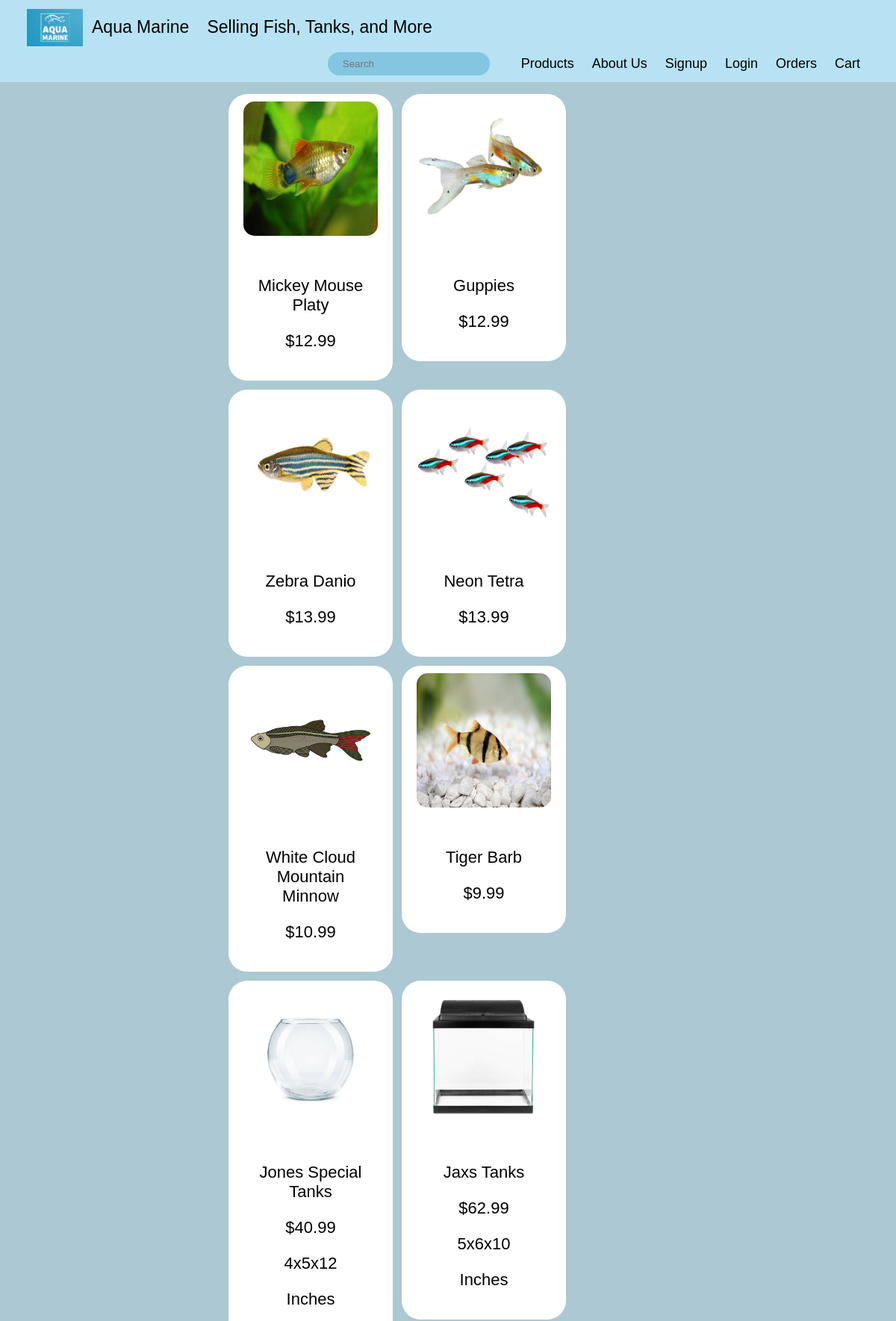
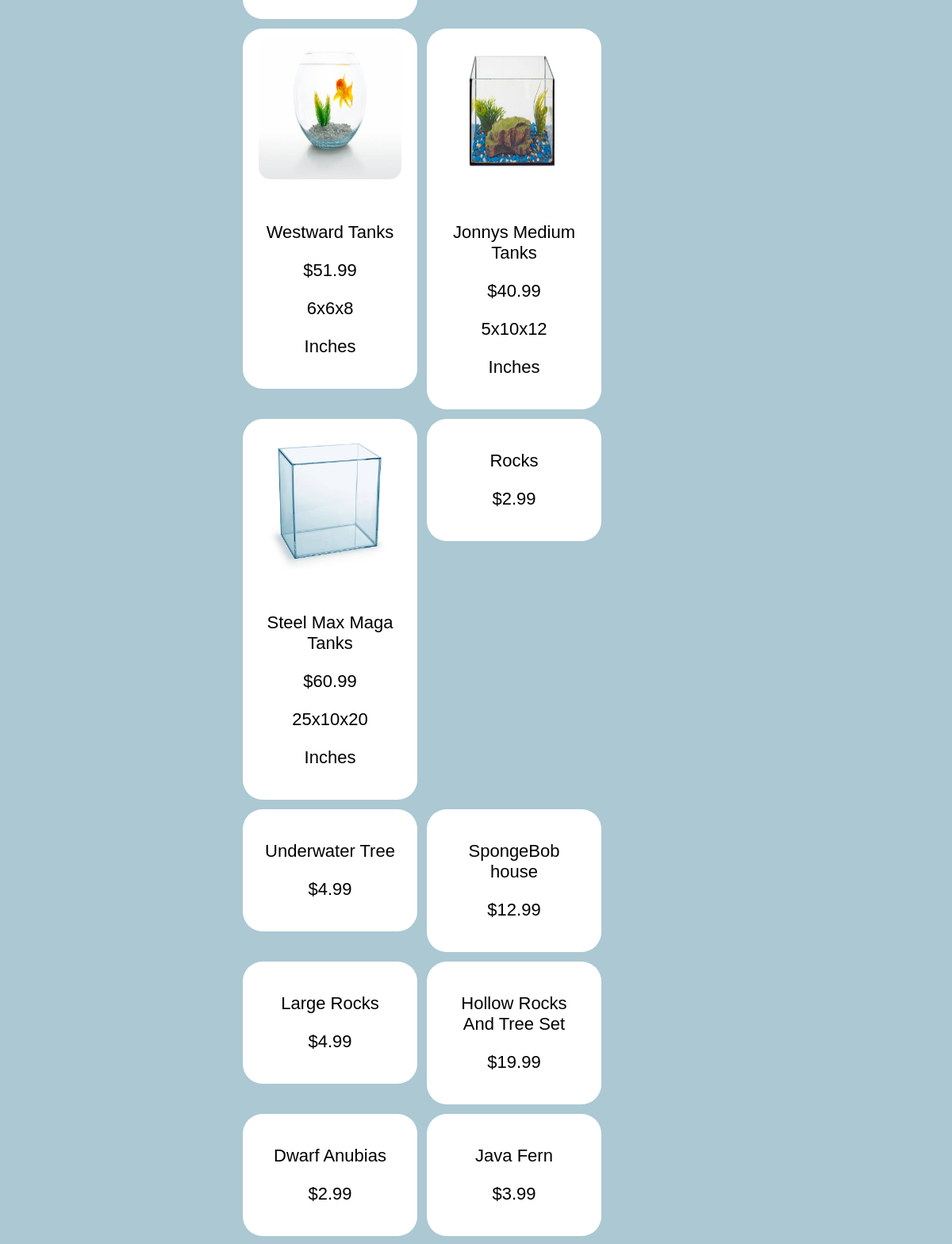
Screenshot of /Capstone/products.php (upper part) with the database file from the repository (2 pictures, top to bottom).
### tables this page shows
CREATE TABLE `fishs` (
  `Fishs_id` int NOT NULL,
  `Name` varchar(45) DEFAULT NULL,
  `Cost` float DEFAULT NULL,
  `Fish_comment_id` int DEFAULT NULL
);

CREATE TABLE `tanks` (
  `Tanks_id` int NOT NULL,
  `Name` varchar(45) DEFAULT NULL,
  `Length` int DEFAULT NULL,
  `Width` int DEFAULT NULL,
  `Height` int DEFAULT NULL,
  `Measurement` varchar(45) NOT NULL,
  `Cost` float DEFAULT NULL,
  `Tanks_comment_id` int DEFAULT NULL
);

CREATE TABLE `decorations` (
  `Decorations_Id` int NOT NULL,
  `Name` varchar(45) DEFAULT NULL,
  `Cost` float DEFAULT NULL
);

CREATE TABLE `plants` (
  `Plants_id` int NOT NULL,
  `Name` varchar(45) DEFAULT NULL,
  `Cost` float DEFAULT NULL,
  `Plants_comment_id` int DEFAULT NULL
);

### Capstone/products.php (the view, shortened to what this page needs)
<!DOCTYPE html>
<html lang="en">
<head>
    <link rel="stylesheet" type="text/css" href="style.css"/>
    <?php
        $conn = new mysqli(DB_SERVER, DB_USERNAME, DB_PASSWORD, DB_NAME);
    ?>
</head>
<header>
        <div class="header">
            <a href="index.php" class="logo"><img src="./graphic/Logo.png" alt="Logo"></a>
            <div class="header-text">
                <a>Aqua Marine</a>
                <a>Selling Fish, Tanks, and More</a>
            </div>
            <div class="header-right">
                <form action="search.php">
                    <input type="text" placeholder="Search" name="search">
                </form>
                <a href="products.php">Products</a>
                <a href="aboutus.html">About Us</a>
                <a href="signup.php">Signup</a>
                <a href="login.php">Login</a>
                <a href="orders.php">Orders</a>
                <a href="cart.php">Cart</a>
            </div>
        </div>
</header>
    <body>
        <div class="product-list">
            <?php
                $sql = "SELECT * FROM fishs";
                $result = $conn->query($sql);
                while($row = $result->fetch_assoc()) {
                    echo "<a href='" . $row['Name'] . ".html' class='product-link'><div class='product'>
                        <img src='./graphic/fish/" . $row['Name'] . ".jpg' alt='fish' class='product-img'/>
                        <div class='product-text'>
                        <p>" . $row['Name'] . "</p>
                        <p>$" . $row['Cost'] . "</p>
                        </div></div></a>";
                }
                $sql = "SELECT * FROM tanks";
                $result = $conn->query($sql);
                while($row = $result->fetch_assoc()) {
                    echo "<a href='" . $row['Name'] . ".html' class='product-link'><div class='product'>
                        <img src='./graphic/tanks/" . $row['Name'] . ".jpg' alt='tank' class='product-img'/>
                        <div class='product-text'>
                        <p>" . $row['Name'] . "</p>
                        <p>$" . $row['Cost'] . "</p>
                        <p>" . $row['Length'] . 'x' . $row['Width'] . 'x' . $row['Height'] . "</p>
                        <p>" . $row['Measurement'] . "</p>
                        </div></div></a>";
                }
                $sql = "SELECT * FROM decorations";
                $result = $conn->query($sql);
                while($row = $result->fetch_assoc()) {
                    echo "<a href='" . $row['Name'] . ".html' class='product-link'><div class='product'>
                        <div class='product-text'>
                        <p>" . $row['Name'] . "</p>
                        <p>$" . $row['Cost'] . "</p>
                        </div></div></a>";
                }
                $sql = "SELECT * FROM plants";
                $result = $conn->query($sql);
                while($row = $result->fetch_assoc()) {
                    echo "<a href='" . $row['Name'] . ".html' class='product-link'><div class='product'>
                        <div class='product-text'>
                        <p>" . $row['Name'] . "</p>
                        <p>$" . $row['Cost'] . "</p>
                        </div></div></a>";
                }
            ?>
        </div>
    </body>
</html>

### Capstone/style.css (style rules this page uses)
* { box-sizing: border-box; }
body { margin: 0; background-color: rgb(171, 200, 211); }
.product-text { padding: 18px; text-align: center; color: black; text-decoration: none; font-size: 22px; font-family: Arial, Helvetica, sans-serif; }
.product-link { text-decoration: none; }
.product-list { display: flex; flex-wrap: wrap; margin: 10px 25%; }
.product { padding-left: 10px; padding-right: 10px; border-radius: 25px; background-color: white; margin: 6px; transition: transform 0.3s ease-in-out; width: 220px; }
.product-img { height: 200px; width: 200px; padding: 10px; border-radius: 25px }
header { margin: 0; font-family: Arial, Helvetica, sans-serif; background-color: rgb(171, 200, 211); color: white; position: static; top: 0; }
.header { overflow: hidden; background-color: rgb(182, 226, 243); padding-left: 36px; padding-right: 36px; padding-top: 12px; }
.header img { width: 75px; height: 50px; }
.header a { float: left; color: black; text-align: center; padding: 12px; text-decoration: none; line-height: 25px; border-radius: 4px; }
.header a.logo { font-size: 25px; font-weight: bold; padding: 0 !important; }
input[name="search" i] { float: right; padding: 8px 20px; border-radius: 50px; color: black; background-color: rgb(132, 197, 223); border-color: white; margin-right: 30px; border: 0; }
.header-text { float: left; display: flex; align-items: center; font-size: 23px }
.header-right { float: right; display: flex; align-items: center; font-size: 18px; }

### rows the page displays
fishs: Name (picture), Name "Mickey Mouse Platy", Cost "12.99"
fishs: Name (picture), Name "Guppies", Cost "12.99"
fishs: Name (picture), Name "Zebra Danio", Cost "13.99"
fishs: Name (picture), Name "Neon Tetra", Cost "13.99"
fishs: Name (picture), Name "White Cloud Mountain Minnow", Cost "10.99"
fishs: Name (picture), Name "Tiger Barb", Cost "9.99"
tanks: Name (picture), Name "Jones Special Tanks", Cost "40.99", Length "4", Width "5", Height "12", Measurement "Inches"
tanks: Name (picture), Name "Jaxs Tanks", Cost "62.99", Length "5", Width "6", Height "10", Measurement "Inches"
tanks: Name (picture), Name "Westward Tanks", Cost "51.99", Length "6", Width "6", Height "8", Measurement "Inches"
tanks: Name (picture), Name "Jonnys Medium Tanks", Cost "40.99", Length "5", Width "10", Height "12", Measurement "Inches"
tanks: Name (picture), Name "Steel Max Maga Tanks", Cost "60.99", Length "25", Width "10", Height "20", Measurement "Inches"
decorations: Name "Rocks", Cost "2.99"
decorations: Name "Underwater Tree", Cost "4.99"
decorations: Name "SpongeBob house", Cost "12.99"
decorations: Name "Large Rocks", Cost "4.99"
decorations: Name "Hollow Rocks And Tree Set", Cost "19.99"
plants: Name "Dwarf Anubias", Cost "2.99"
plants: Name "Java Fern", Cost "3.99"
